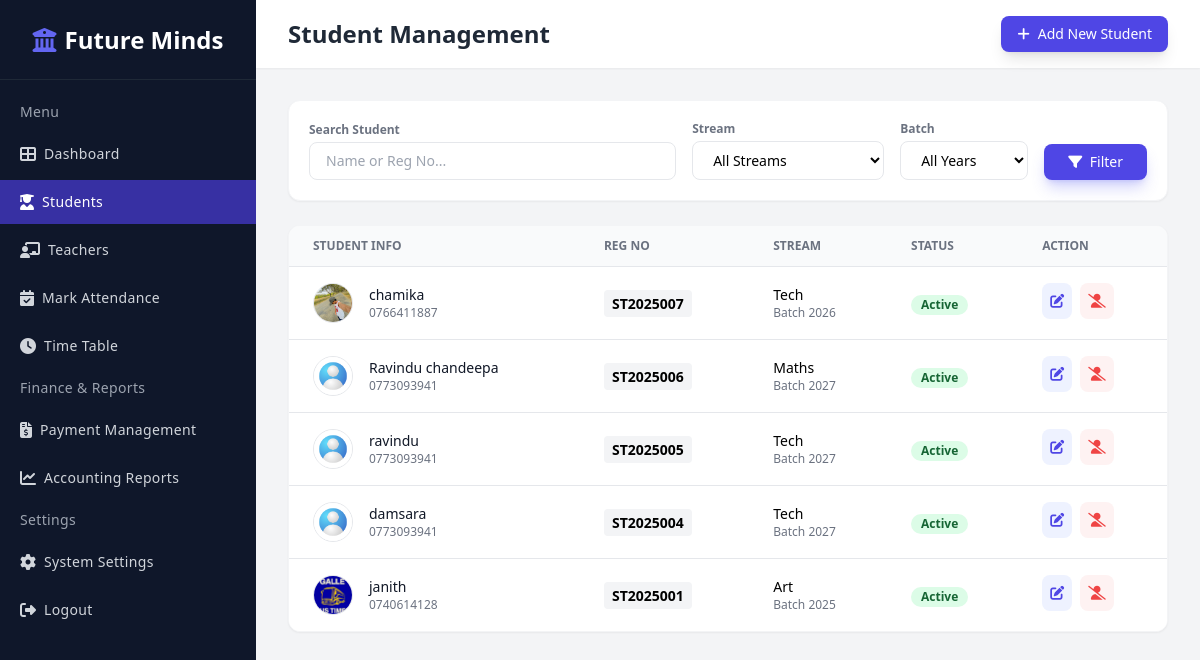
The page /admin/student.php on the database as committed earlier.
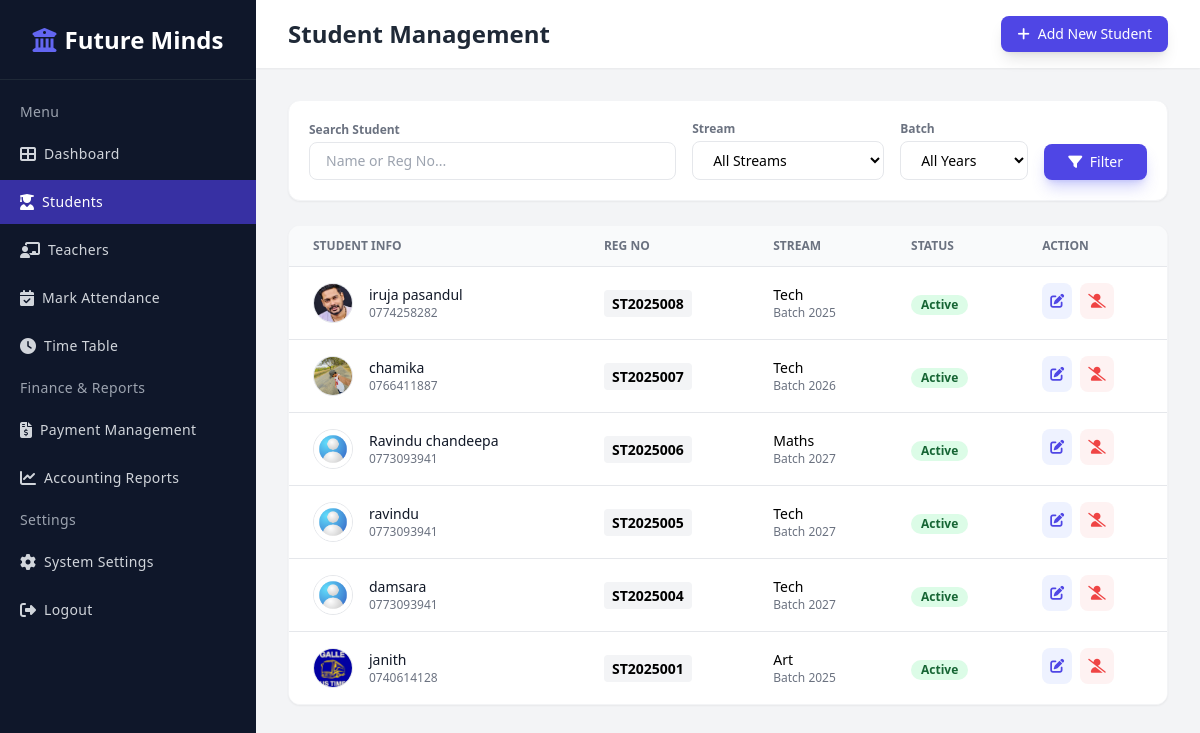
The same page on the database as committed later.
### tables this page shows
CREATE TABLE `students` (
  `student_id` int(11) NOT NULL,
  `reg_number` varchar(20) NOT NULL,
  `full_name` varchar(150) NOT NULL,
  `nic` varchar(20) NOT NULL,
  `dob` date NOT NULL,
  `gender` varchar(10) NOT NULL,
  `school` varchar(150) DEFAULT NULL,
  `address` text DEFAULT NULL,
  `student_phone` varchar(15) DEFAULT NULL,
  `parent_phone` varchar(15) NOT NULL,
  `email` varchar(150) NOT NULL,
  `stream` varchar(50) NOT NULL,
  `batch` varchar(10) NOT NULL,
  `photo` varchar(255) DEFAULT NULL,
  `registered_date` datetime DEFAULT current_timestamp(),
  `status` int(11) DEFAULT 1
);

### admin/student.php (the view, shortened to what the rows shown need)
<?php
include 'db_con.php';
?>
<!DOCTYPE html>
<html lang="en">
<head>
    <script src="https://cdn.tailwindcss.com"></script>
    <link rel="stylesheet" href="https://cdnjs.cloudflare.com/ajax/libs/font-awesome/6.4.0/css/all.min.css">
</head>
<body class="bg-gray-100 font-sans antialiased">
    <div class="ml-64 flex flex-col min-h-screen">
        <header class="bg-white shadow-sm py-4 px-8 flex justify-between items-center sticky top-0 z-40">
            <h2 class="text-2xl font-bold text-gray-800">Student Management</h2>
        </header>
        <main class="p-8">
            <div class="bg-white rounded-xl shadow-sm border border-gray-100 overflow-hidden">
                <div class="overflow-x-auto">
                    <table class="min-w-full divide-y divide-gray-200">
                        <thead class="bg-gray-50">
                            <tr>
                                <th class="px-6 py-3 text-left text-xs font-bold text-gray-500 uppercase">Student Info</th>
                                <th class="px-6 py-3 text-left text-xs font-bold text-gray-500 uppercase">Reg No</th>
                                <th class="px-6 py-3 text-left text-xs font-bold text-gray-500 uppercase">Stream</th>
                                <th class="px-6 py-3 text-left text-xs font-bold text-gray-500 uppercase">Status</th>
                                <th class="px-6 py-3 text-left text-xs font-bold text-gray-500 uppercase">Action</th>
                            </tr>
                        </thead>
                        <tbody class="bg-white divide-y divide-gray-200">
                            <?php
                            $sql = "SELECT * FROM students WHERE 1=1";
                            $sql .= " ORDER BY student_id DESC";
                            $result = false;
                            $stmt = $conn->prepare($sql);
                            if ($stmt) {
                                $stmt->execute();
                                $result = $stmt->get_result();
                            } else {
                                echo "<tr><td colspan='5' class='text-center py-8 text-red-500'>Database Query Error. Please check SQL syntax.</td></tr>";
                            }
                            if ($result && $result->num_rows > 0) {
                                while($row = $result->fetch_assoc()) {
                                    $status_val = isset($row['status']) ? $row['status'] : 1;
                                    $is_active = ($status_val == 1);
                                    $status_color = $is_active ? 'bg-green-100 text-green-800' : 'bg-red-100 text-red-800';
                                    $status_text = $is_active ? 'Active' : 'Inactive';
                                    $photo_name = $row['photo'];
                                    $photo_path = (!empty($photo_name) && file_exists("../assets/images/students/" . $photo_name))
                                        ? "../assets/images/students/" . $photo_name
                                        : "../assets/images/user2.jpg";
                            ?>
                            <tr class="hover:bg-gray-50 transition">
                                <td class="px-6 py-4 whitespace-nowrap">
                                    <div class="flex items-center">
                                        <div class="flex-shrink-0 h-10 w-10">
                                            <img class="h-10 w-10 rounded-full object-cover border" src="<?php echo $photo_path; ?>" alt="Photo">
                                        </div>
                                        <div class="ml-4">
                                            <div class="text-sm font-medium text-gray-900"><?php echo htmlspecialchars($row['full_name']); ?></div>
                                            <div class="text-xs text-gray-500"><?php echo htmlspecialchars($row['student_phone']); ?></div>
                                        </div>
                                    </div>
                                </td>
                                <td class="px-6 py-4 whitespace-nowrap">
                                    <span class="text-sm font-bold bg-gray-100 px-2 py-1 rounded"><?php echo $row['reg_number']; ?></span>
                                </td>
                                <td class="px-6 py-4 whitespace-nowrap">
                                    <div class="text-sm font-medium"><?php echo $row['stream']; ?></div>
                                    <div class="text-xs text-gray-500">Batch <?php echo $row['batch']; ?></div>
                                </td>
                                <td class="px-6 py-4 whitespace-nowrap">
                                    <span class="px-2.5 py-0.5 inline-flex text-xs font-semibold rounded-full <?php echo $status_color; ?>">
                                        <?php echo $status_text; ?>
                                    </span>
                                </td>
                                <td class="px-6 py-4 whitespace-nowrap text-sm font-medium flex gap-2">
                                    <a href="#" class="p-2 rounded-lg text-indigo-600 bg-indigo-50 hover:bg-indigo-100" title="Edit">
                                        <i class="fas fa-edit"></i>
                                    </a>
                                    <a href="student_status.php?id=<?php echo $row['student_id']; ?>&status=<?php echo $status_val; ?>"
                                       class="p-2 rounded-lg <?php echo $is_active ? 'text-red-500 bg-red-50' : 'text-green-600 bg-green-50'; ?>"
                                       onclick="return confirm('Change status?')"
                                       title="Change Status">
                                        <i class="fas <?php echo $is_active ? 'fa-user-slash' : 'fa-user-check'; ?>"></i>
                                    </a>
                                </td>
                            </tr>
                            <?php
                                }
                            } else if ($result !== false) {
                                echo "<tr><td colspan='5' class='text-center py-8 text-gray-500'>No students found matching your filters.</td></tr>";
                            }
                            ?>
                        </tbody>
                    </table>
                </div>
            </div>
        </main>
    </div>
</body>
</html>

Rows that differ between the two databases and show on the page:
added students: photo (picture), full_name "iruja pasandul", student_phone "0774258282", reg_number "ST2025008", stream "Tech", batch "2025", status "Active"
